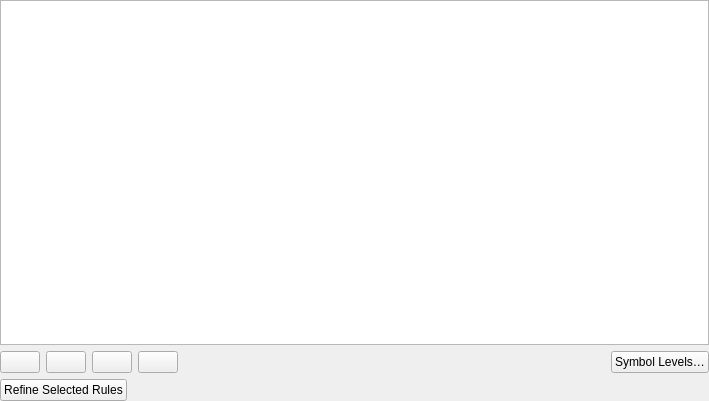
<?xml version="1.0" encoding="UTF-8"?>
<ui version="4.0">
 <class>QgsRuleBasedRendererWidget</class>
 <widget class="QWidget" name="QgsRuleBasedRendererWidget">
  <property name="geometry">
   <rect>
    <x>0</x>
    <y>0</y>
    <width>709</width>
    <height>401</height>
   </rect>
  </property>
  <layout class="QVBoxLayout" name="verticalLayout">
   <property name="leftMargin">
    <number>0</number>
   </property>
   <property name="topMargin">
    <number>0</number>
   </property>
   <property name="rightMargin">
    <number>0</number>
   </property>
   <property name="bottomMargin">
    <number>0</number>
   </property>
   <item>
    <widget class="QTreeView" name="viewRules">
     <property name="contextMenuPolicy">
      <enum>Qt::CustomContextMenu</enum>
     </property>
     <property name="acceptDrops">
      <bool>true</bool>
     </property>
     <property name="editTriggers">
      <set>QAbstractItemView::EditKeyPressed|QAbstractItemView::SelectedClicked</set>
     </property>
     <property name="dragEnabled">
      <bool>true</bool>
     </property>
     <property name="dragDropMode">
      <enum>QAbstractItemView::InternalMove</enum>
     </property>
     <property name="selectionMode">
      <enum>QAbstractItemView::ExtendedSelection</enum>
     </property>
     <property name="allColumnsShowFocus">
      <bool>true</bool>
     </property>
     <attribute name="headerMinimumSectionSize">
      <number>100</number>
     </attribute>
     <attribute name="headerStretchLastSection">
      <bool>true</bool>
     </attribute>
    </widget>
   </item>
   <item>
    <layout class="QHBoxLayout" name="horizontalLayout">
     <item>
      <widget class="QPushButton" name="btnAddRule">
       <property name="toolTip">
        <string>Add rule</string>
       </property>
       <property name="text">
        <string/>
       </property>
       <property name="icon">
        <iconset resource="../../images/images.qrc">
         <normaloff>:/images/themes/default/symbologyAdd.svg</normaloff>:/images/themes/default/symbologyAdd.svg</iconset>
       </property>
      </widget>
     </item>
     <item>
      <widget class="QPushButton" name="btnRemoveRule">
       <property name="toolTip">
        <string>Remove selected rules</string>
       </property>
       <property name="text">
        <string/>
       </property>
       <property name="icon">
        <iconset resource="../../images/images.qrc">
         <normaloff>:/images/themes/default/symbologyRemove.svg</normaloff>:/images/themes/default/symbologyRemove.svg</iconset>
       </property>
      </widget>
     </item>
     <item>
      <widget class="QPushButton" name="btnEditRule">
       <property name="toolTip">
        <string>Edit current rule</string>
       </property>
       <property name="text">
        <string/>
       </property>
       <property name="icon">
        <iconset resource="../../images/images.qrc">
         <normaloff>:/images/themes/default/symbologyEdit.svg</normaloff>:/images/themes/default/symbologyEdit.svg</iconset>
       </property>
      </widget>
     </item>
     <item>
      <widget class="QPushButton" name="btnCountFeatures">
       <property name="toolTip">
        <string>Count features</string>
       </property>
       <property name="icon">
        <iconset resource="../../images/images.qrc">
         <normaloff>:/images/themes/default/mActionSum.svg</normaloff>:/images/themes/default/mActionSum.svg</iconset>
       </property>
      </widget>
     </item>
     <item>
      <spacer name="horizontalSpacer">
       <property name="orientation">
        <enum>Qt::Horizontal</enum>
       </property>
       <property name="sizeHint" stdset="0">
        <size>
         <width>0</width>
         <height>20</height>
        </size>
       </property>
      </spacer>
     </item>
     <item>
      <widget class="QPushButton" name="btnRenderingOrder">
       <property name="text">
        <string>Symbol Levels…</string>
       </property>
      </widget>
     </item>
    </layout>
   </item>
   <item>
    <layout class="QHBoxLayout" name="horizontalLayout2">
     <item>
      <widget class="QPushButton" name="btnRefineRule">
       <property name="enabled">
        <bool>true</bool>
       </property>
       <property name="text">
        <string>Refine Selected Rules</string>
       </property>
       <property name="checkable">
        <bool>false</bool>
       </property>
       <property name="autoDefault">
        <bool>false</bool>
       </property>
       <property name="default">
        <bool>false</bool>
       </property>
       <property name="flat">
        <bool>false</bool>
       </property>
      </widget>
     </item>
     <item>
      <spacer name="horizontalSpacer2">
       <property name="orientation">
        <enum>Qt::Horizontal</enum>
       </property>
       <property name="sizeHint" stdset="0">
        <size>
         <width>0</width>
         <height>20</height>
        </size>
       </property>
      </spacer>
     </item>
    </layout>
   </item>
  </layout>
 </widget>
 <resources>
  <include location="../../images/images.qrc"/>
 </resources>
 <connections/>
</ui>
